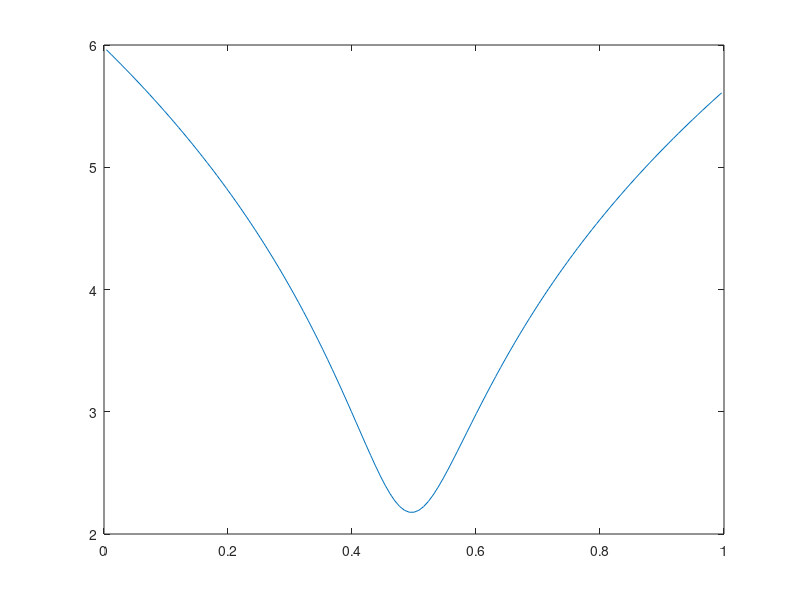

The MATLAB script that drew this image: (Note: this script raises an error after producing the figure.)
% Bussing thesis - Chapter 6 - Non-Reacting flow plots
% Essentially euler equations (2.39) with no reaction source

close all;
clear;
clc;
%% Properties - Table 6-1
p_inf               = 6.6e4;            % Pa
T_inf               = 1200;             % K
M_inf               = 6;              % Mach number
gamma               = 1.4;
R                   = 8.314;
u_inf               = M_inf*sqrt(gamma*(R/0.032)*T_inf);
rho_inf             = p_inf/((R/0.032)*T_inf);
cp_O2               = 1000;             % J/kgK
cp_O                = 718;              % J/kgK
cv_O2               = cp_O2/gamma;
cv_O                = cp_O/gamma;
L                   = 0.213;            % m
n_grid              = 129;              
CFL                 = 0.9;
 
%% Pre processing
% Grid
x = linspace(0,L,n_grid+1);
x = (x(2:end)+x(1:end-1))/2;
dx = x(2) - x(1);
% Area distribution
Amax = 1;
Amin = 0.03;
%A = @(x) Amin + (Amax - Amin)*(1 - sin(pi*x/L));
A = @(x) (4*(Amax-Amin)*(x/L).*(x/L) - 4*(Amax-Amin)*(x/L) + Amax);
% % Figure 6-1
% figure();
% hold on;
% grid on;
% grid minor;
% xlabel('x/L');
% ylabel('A');
% plot(x/L,A,'Linewidth',2);
% set(gcf,'color','w');
% set(gca,'FontSize',20);


% Define the initial conditions
u = u_inf*ones(1,n_grid);
T = T_inf*ones(1,n_grid);
p = p_inf*ones(1,n_grid);
rho = rho_inf*ones(1,n_grid);

% Lets do this explicitly till steady state
diff = 1;
t = 0;
while (diff > 1e-5)
    % Guess a value of dt based on intial velocity
    dt = min((CFL*dx/max(u)),100);
    t = t + dt;
    T = T - T_inf;
    dFdx = zeros(3,n_grid);
    
    dFdx(1,2:end-1) = (rho(2:end-1).*u(2:end-1).*A(0.5*(x(2:end-1)+x(3:end))) - ...
                      rho(1:end-2).*u(1:end-2).*A(0.5*(x(2:end-1)+x(1:end-2))))/dx;
    dFdx(1,1) = (rho(1)*u(1)*A((x(1)+x(2))*0.5) - rho_inf*u_inf*A(0))/dx;
    dFdx(1,end) = (rho(end)*u(end)*A(L) - rho(end-1)*u(end-1)*A((x(end)+x(end-1))*0.5))/dx;
    
    dFdx(2,2:end-1) = ((rho(2:end-1).*u(2:end-1).*u(2:end-1) + p(2:end-1)).*A(0.5*(x(2:end-1)+x(3:end))) - ...
                      (rho(1:end-2).*u(1:end-2).*u(1:end-2) + p(1:end-2)).*A(0.5*(x(2:end-1)+x(1:end-2))))/dx;
    dFdx(2,1) = ((rho(1)*u(1)*u(1) + p(1))*A(0.5*(x(1)+x(2))) - (rho_inf*u_inf*u_inf + p_inf)*A(0))/dx;
    dFdx(2,end) = ((rho(end)*u(end)*u(end) + p(end))*A(L) - (rho(end-1)*u(end-1)*u(end-1) + p(end-1))*A(0.5*(x(end)+x(end-1))))/dx;
    
    dFdx(3,2:end-1) = (rho(2:end-1).*u(2:end-1).*(cp_O2*T(2:end-1)+0.5*u(2:end-1).*u(2:end-1)).*A(0.5*(x(2:end-1)+x(3:end))) - ...
                      rho(1:end-2).*u(1:end-2).*(cp_O2*T(1:end-2)+0.5*u(1:end-2).*u(1:end-2)).*A(0.5*(x(2:end-1)+x(1:end-2))))/dx;
    dFdx(3,1) = (rho(1)*u(1)*(cp_O2*T(1)+0.5*u(1)*u(1))*A(0.5*(x(1)+x(2))) - rho_inf*u_inf*(cp_O2*(T_inf-T_inf)+0.5*u_inf*u_inf)*A(0))/dx;
    dFdx(3,end) = (rho(end)*u(end)*(cp_O2*T(end)+0.5*u(end)*u(end))*A(L) - rho(end-1)*u(end-1)*(cp_O2*T(end-1)+0.5*u(end-1)*u(end-1))*A(0.5*(x(end)+x(end-1))))/dx;

    
    H = zeros(3,n_grid);
    H(2,2:end-1) = -p(2:end-1).*((A(0.5*(x(2:end-1)+x(3:end)))-A(0.5*(x(2:end-1)+x(1:end-2))))/dx);
    H(2,1) = -p(1)*((A(x(1))-A(0))/(dx/2));
    H(2,end) = -p(end)*((A(L)-A(x(end)))/(dx/2));
    

    Uold = zeros(3,n_grid);
    Uold(1,:) = rho.*A(x);
    Uold(2,:) = rho.*u.*A(x);
    Uold(3,:) = rho.*A(x).*(cv_O2*T + 0.5*u.*u);
    
    % Pure explicit
    
    Unew = Uold - dt*(dFdx + H);
    rho = Unew(1,:)./A(x);
    u = Unew(2,:)./(rho.*A(x));
    T = (Unew(3,:)./(rho.*A(x)) - 0.5*u.*u)/cv_O2;
    T = T + T_inf;
    
    temp = ((rho).*(T).*(R/0.032));

    diff = norm(p-temp);
    
    disp(diff);
    
    p = temp;
    M = u./sqrt(gamma*(R/0.032)*T);
    
    plot(x/L,M);
    pause(0.1);
end

load('../../machnumber.mat');
figure();
hold on;
grid on;
grid minor;
xlabel('x/L');
xlim([0 1]);
ylabel('M');
plot(x/L,M,'Linewidth',2,'Displayname','Current work');
scatter(machnumber(:,1),machnumber(:,2),'Displayname','Literature');
legend('show');
set(gca,'FontSize',20);
set(gcf,'color','w');

load('../../temperature.mat');
figure();
hold on;
grid on;
grid minor;
xlabel('x/L');
xlim([0 1]);
ylabel('T/T_{\infty}');
plot(x/L,T/T_inf,'Linewidth',2,'Displayname','Current work');
scatter(temperature(:,1),temperature(:,2),'Displayname','Literature');
legend('show');
set(gca,'FontSize',20);
set(gcf,'color','w');




 
